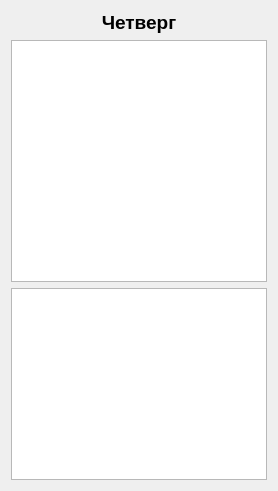
         <widget class="QWidget" name="Thursday" native="true">
          <property name="minimumSize">
           <size>
            <width>240</width>
            <height>370</height>
           </size>
          </property>
          <layout class="QVBoxLayout" name="verticalLayout_10">
           <item>
            <widget class="QLabel" name="Thu">
             <property name="font">
              <font>
               <pointsize>14</pointsize>
               <weight>75</weight>
               <bold>true</bold>
              </font>
             </property>
             <property name="styleSheet">
              <string notr="true">QLable { font-size: 14px; }</string>
             </property>
             <property name="text">
              <string>Четверг</string>
             </property>
             <property name="alignment">
              <set>Qt::AlignCenter</set>
             </property>
            </widget>
           </item>
           <item>
            <widget class="QTableWidget" name="Thu_school">
             <property name="minimumSize">
              <size>
               <width>0</width>
               <height>242</height>
              </size>
             </property>
             <property name="maximumSize">
              <size>
               <width>16777215</width>
               <height>242</height>
              </size>
             </property>
             <property name="font">
              <font>
               <pointsize>10</pointsize>
              </font>
             </property>
            </widget>
           </item>
           <item>
            <widget class="QTableWidget" name="Thu_note">
             <property name="maximumSize">
              <size>
               <width>16777215</width>
               <height>16777215</height>
              </size>
             </property>
            </widget>
           </item>
          </layout>
         </widget>
